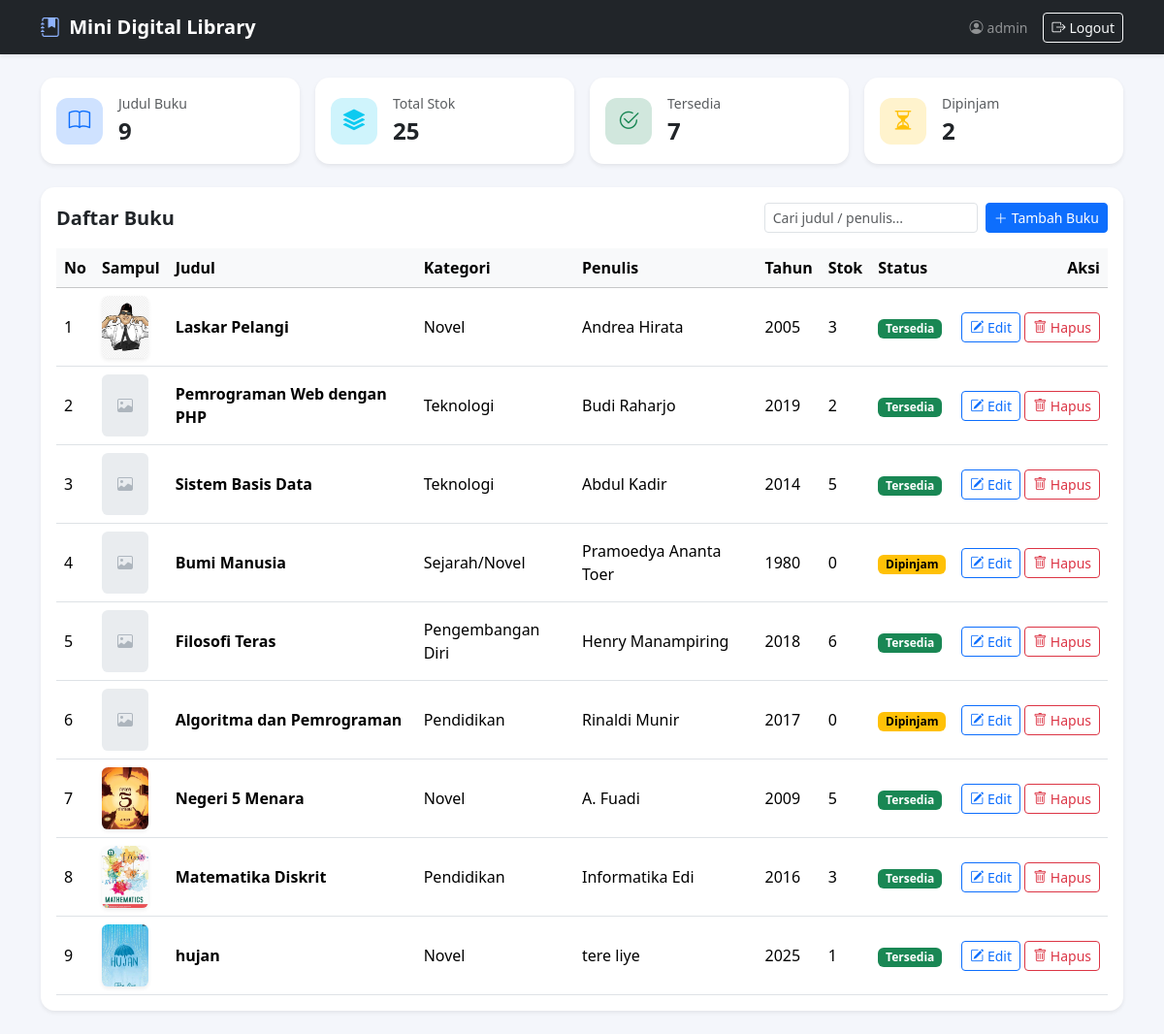
/dashboard.php (signed in), run on the app's committed database.
### tables this page shows
CREATE TABLE `buku` (
  `id` int(10) UNSIGNED NOT NULL,
  `judul` varchar(150) NOT NULL,
  `kategori` varchar(50) NOT NULL,
  `penulis` varchar(100) NOT NULL,
  `tahun_terbit` smallint(5) UNSIGNED NOT NULL,
  `stok` int(11) NOT NULL DEFAULT 0,
  `sampul` varchar(255) NOT NULL DEFAULT '',
  `created_at` timestamp NOT NULL DEFAULT current_timestamp()
);

### dashboard.php (the view, shortened to what this page needs)
<?php
require_once 'config/koneksi.php';
$query="SELECT COUNT(*) AS total, COALESCE(SUM(stok),0) AS total_stok, COALESCE(SUM(stok>0),0) AS tersedia FROM buku";
$ringkas=mysqli_fetch_assoc(mysqli_query($conn,$query));
$dipinjam=$ringkas['total']-$ringkas['tersedia'];
$query="SELECT * FROM buku ORDER BY id ASC";
$data=mysqli_query($conn,$query);
?>
<!DOCTYPE html>
<html lang="id">
<head>
	<link href="https://cdn.jsdelivr.net/npm/bootstrap@5.3.3/dist/css/bootstrap.min.css" rel="stylesheet">
	<link href="https://cdn.jsdelivr.net/npm/bootstrap-icons@1.11.3/font/bootstrap-icons.min.css" rel="stylesheet">
</head>
<body>
	<nav class="navbar navbar-dark bg-dark shadow-sm">
		<div class="container">
			<a class="navbar-brand fw-semibold" href="dashboard.php">
				<i class="bi bi-journal-bookmark-fill me-1"></i> Mini Digital Library
			</a>
			<div class="d-flex align-items-center gap-3">
				<span class="text-white-50 small d-none d-sm-inline">
					<i class="bi bi-person-circle me-1"></i><?php echo htmlspecialchars($_SESSION['username']); ?>
				</span>
				<a href="logout.php" class="btn btn-outline-light btn-sm">
					<i class="bi bi-box-arrow-right me-1"></i>Logout
				</a>
			</div>
		</div>
	</nav>
	<main class="container py-4">
		<div class="row g-3 mb-4">
			<div class="col-6 col-lg-3">
				<div class="card stat-card shadow-sm"><div class="card-body d-flex align-items-center gap-3">
					<div class="stat-icon bg-primary-subtle text-primary d-flex align-items-center justify-content-center"><i class="bi bi-book"></i></div>
					<div><div class="text-muted small">Judul Buku</div><div class="fs-4 fw-bold"><?php echo $ringkas['total']; ?></div></div>
				</div></div>
			</div>
			<div class="col-6 col-lg-3">
				<div class="card stat-card shadow-sm"><div class="card-body d-flex align-items-center gap-3">
					<div class="stat-icon bg-info-subtle text-info d-flex align-items-center justify-content-center"><i class="bi bi-stack"></i></div>
					<div><div class="text-muted small">Total Stok</div><div class="fs-4 fw-bold"><?php echo $ringkas['total_stok']; ?></div></div>
				</div></div>
			</div>
			<div class="col-6 col-lg-3">
				<div class="card stat-card shadow-sm"><div class="card-body d-flex align-items-center gap-3">
					<div class="stat-icon bg-success-subtle text-success d-flex align-items-center justify-content-center"><i class="bi bi-check2-circle"></i></div>
					<div><div class="text-muted small">Tersedia</div><div class="fs-4 fw-bold"><?php echo $ringkas['tersedia']; ?></div></div>
				</div></div>
			</div>
			<div class="col-6 col-lg-3">
				<div class="card stat-card shadow-sm"><div class="card-body d-flex align-items-center gap-3">
					<div class="stat-icon bg-warning-subtle text-warning d-flex align-items-center justify-content-center"><i class="bi bi-hourglass-split"></i></div>
					<div><div class="text-muted small">Dipinjam</div><div class="fs-4 fw-bold"><?php echo $dipinjam; ?></div></div>
				</div></div>
			</div>
		</div>
		<div class="card border-0 shadow-sm" style="border-radius: .9rem;">
			<div class="card-body">
				<div class="d-flex flex-wrap justify-content-between align-items-center gap-2 mb-3">
					<h5 class="fw-bold mb-0">Daftar Buku</h5>
					<div class="d-flex gap-2">
						<input type="search" id="cari" class="form-control form-control-sm" placeholder="Cari judul / penulis...">
						<a href="tambah_buku.php" class="btn btn-primary btn-sm text-nowrap">
							<i class="bi bi-plus-lg me-1"></i>Tambah Buku
						</a>
					</div>
				</div>
				<div class="table-responsive">
					<table class="table table-hover align-middle mb-0" id="tabelBuku">
						<thead class="table-light">
							<tr>
								<th>No</th>
								<th>Sampul</th>
								<th>Judul</th>
								<th>Kategori</th>
								<th>Penulis</th>
								<th>Tahun</th>
								<th>Stok</th>
								<th>Status</th>
								<th class="text-end">Aksi</th>
							</tr>
						</thead>
						<tbody>
						<?php
						$no=1;
						while($row=mysqli_fetch_assoc($data)) {
							if($row['stok']>0) {
								$status='Tersedia';
								$warna='success';
							} else {
								$status='Dipinjam';
								$warna='warning';
							}
						?>
							<tr>
								<td><?php echo $no++; ?></td>
								<td>
									<?php if(!empty($row['sampul'])) { ?>
										<img src="uploads/<?php echo $row['sampul']; ?>" alt="Sampul" class="cover-thumb shadow-sm">
									<?php } else { ?>
										<div class="cover-empty d-flex align-items-center justify-content-center"><i class="bi bi-image"></i></div>
									<?php } ?>
								</td>
								<td class="fw-semibold"><?php echo htmlspecialchars($row['judul']); ?></td>
								<td><?php echo htmlspecialchars($row['kategori']); ?></td>
								<td><?php echo htmlspecialchars($row['penulis']); ?></td>
								<td><?php echo $row['tahun_terbit']; ?></td>
								<td><?php echo $row['stok']; ?></td>
								<td><span class="badge text-bg-<?php echo $warna; ?>"><?php echo $status; ?></span></td>
								<td class="text-end text-nowrap">
									<a href="edit_buku.php?id=<?php echo $row['id']; ?>" class="btn btn-sm btn-outline-primary">
										<i class="bi bi-pencil-square"></i> Edit
									</a>
									<button type="button" class="btn btn-sm btn-outline-danger btn-hapus"
										data-id="<?php echo $row['id']; ?>"
										data-judul="<?php echo htmlspecialchars($row['judul']); ?>">
										<i class="bi bi-trash"></i> Hapus
									</button>
								</td>
							</tr>
						<?php } ?>
						</tbody>
					</table>
				</div>
			</div>
		</div>
	</main>
</body>
</html>

### dashboard.php (style rules this page uses)
body { background: #f4f6fb; }
.navbar-brand i { color: #8fb3ff; }
.stat-card { border: 0; border-radius: .9rem; }
.stat-icon { width: 48px; height: 48px; border-radius: .75rem; font-size: 1.4rem; }
.cover-thumb { width: 48px; height: 64px; object-fit: cover; border-radius: .4rem; }
.cover-empty { width: 48px; height: 64px; border-radius: .4rem; background: #e9ecef; color: #adb5bd; }

### data on the page
buku: sampul (picture), judul "Laskar Pelangi", kategori "Novel", penulis "Andrea Hirata", tahun_terbit "2005", stok "3", stok "Tersedia"
buku: judul "Pemrograman Web dengan PHP", kategori "Teknologi", penulis "Budi Raharjo", tahun_terbit "2019", stok "2", stok "Tersedia"
buku: judul "Sistem Basis Data", kategori "Teknologi", penulis "Abdul Kadir", tahun_terbit "2014", stok "5", stok "Tersedia"
buku: judul "Bumi Manusia", kategori "Sejarah/Novel", penulis "Pramoedya Ananta Toer", tahun_terbit "1980", stok "0", stok "Dipinjam"
buku: judul "Filosofi Teras", kategori "Pengembangan Diri", penulis "Henry Manampiring", tahun_terbit "2018", stok "6", stok "Tersedia"
buku: judul "Algoritma dan Pemrograman", kategori "Pendidikan", penulis "Rinaldi Munir", tahun_terbit "2017", stok "0", stok "Dipinjam"
buku: sampul (picture), judul "Negeri 5 Menara", kategori "Novel", penulis "A. Fuadi", tahun_terbit "2009", stok "5", stok "Tersedia"
buku: sampul (picture), judul "Matematika Diskrit", kategori "Pendidikan", penulis "Informatika Edi", tahun_terbit "2016", stok "3", stok "Tersedia"
buku: sampul (picture), judul "hujan", kategori "Novel", penulis "tere liye", tahun_terbit "2025", stok "1", stok "Tersedia"

### other printed values
$_SESSION['username'] "admin"
$ringkas['total'] "9"
$ringkas['total_stok'] "25"
$ringkas['tersedia'] "7"
$dipinjam "2"
